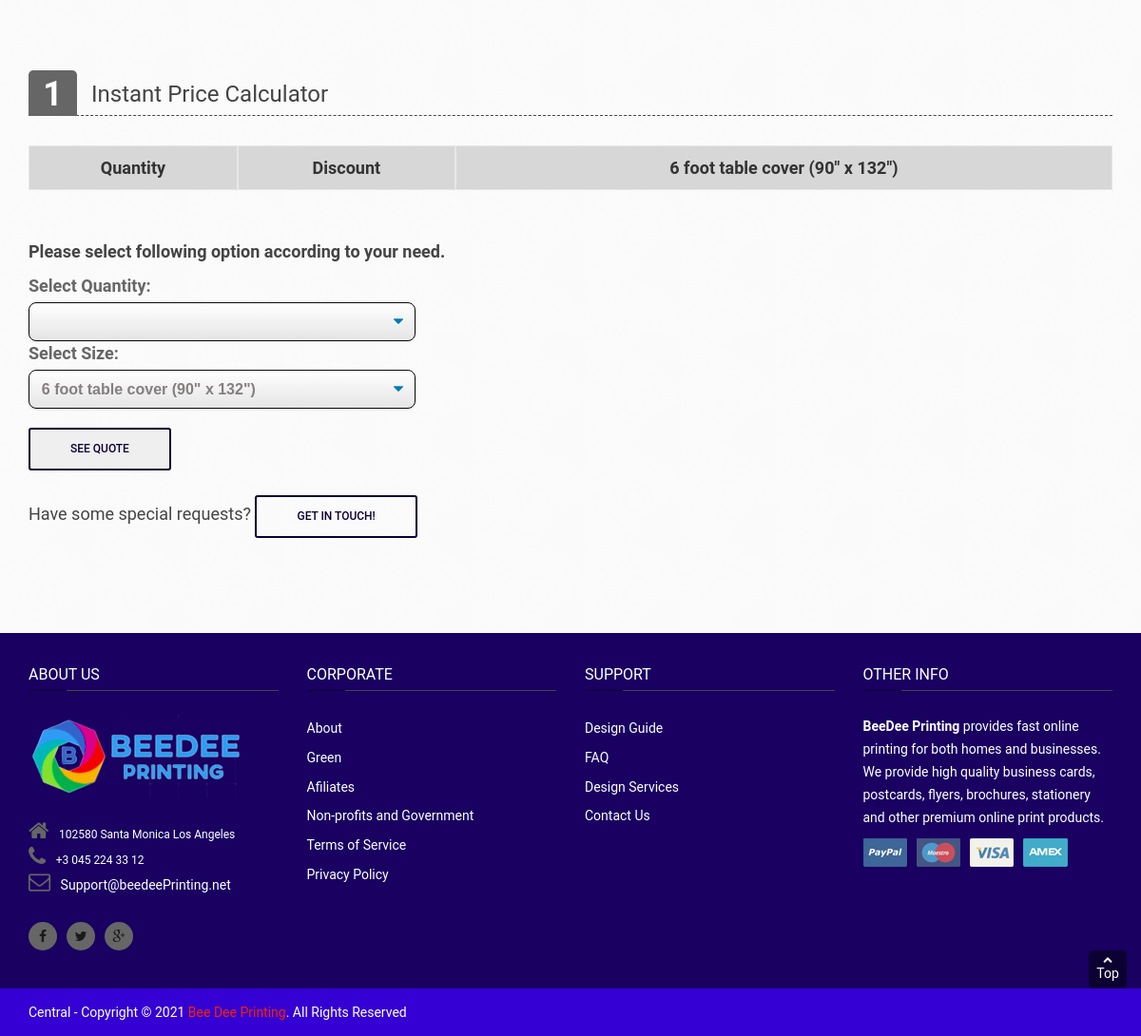
The page /large-format/table-cover-detail (lower part) on the database as committed earlier.
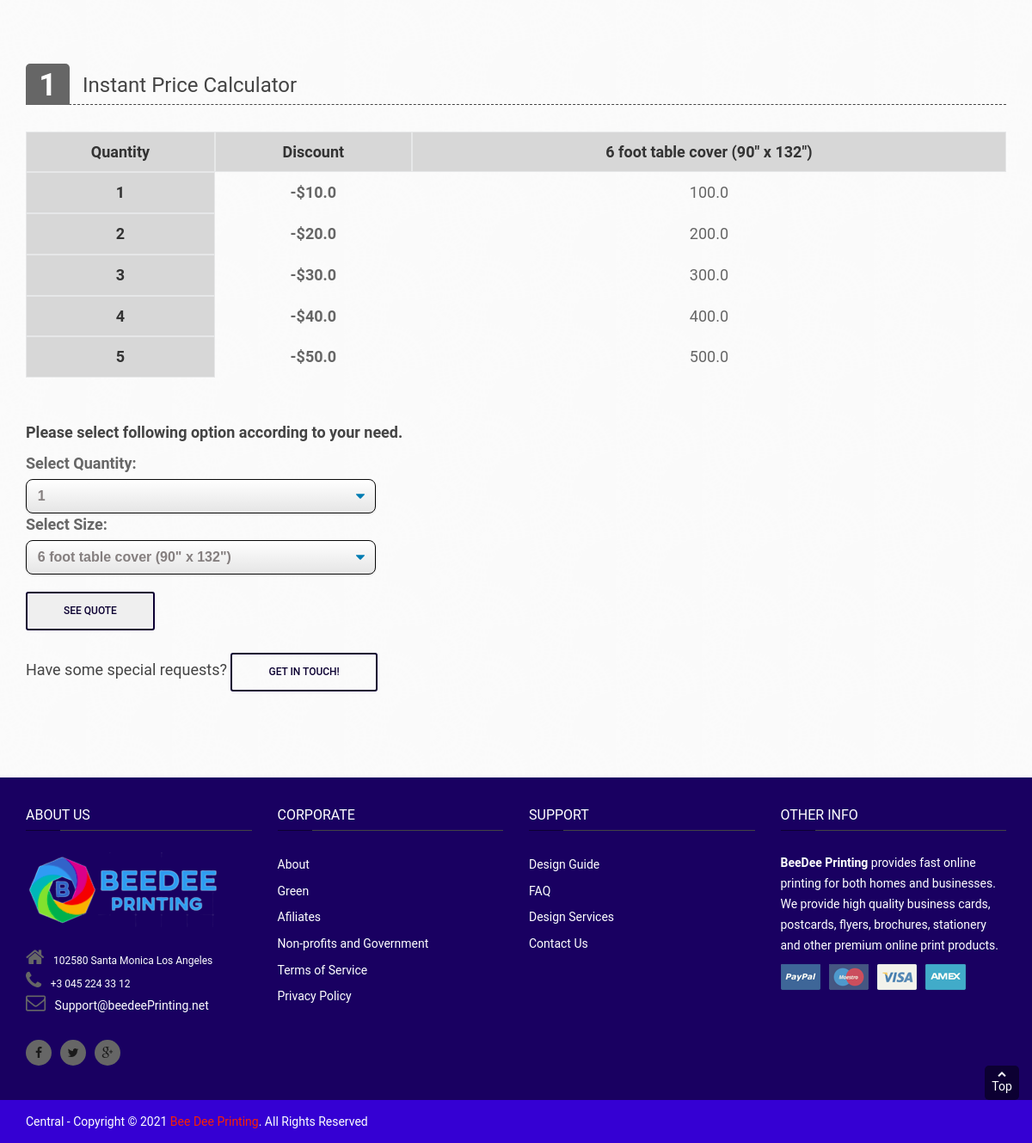
The same page on the database as committed later.
### Large_Format_Printing/models.py (models this page shows, shortened)
class TableCovers(models.Model):
    Quantity = models.PositiveIntegerField(default=0, blank=False, editable=True)
    Ninety_By_One_Three_Two = models.FloatField(default=0, blank=False, editable=True, validators=[MinValueValidator(0.0)], verbose_name = '6 foot table cover (90" x 132")')
    Discount = models.FloatField(default=0, blank=False, editable=True, validators=[MinValueValidator(0.0)], verbose_name = 'Discount')
    class Meta:
        verbose_name = "4 - Table Cover"

### Large_Format_Printing/views.py (the view)
# urls.py: path('table-cover-detail', Table_covers_detail, name= 'table-cover-detail'),
def Table_covers_detail(request):
    product = lf_products.objects.get(id=8)
    table = TableCovers.objects.all()
    b_object = b_products.objects.all()
    bc_object = bc_products.objects.all()
    bs_object = bs_products.objects.all()
    lf_object = lf_products.objects.all()
    mp_object = mp_products.objects.all()
    urls_bc_aside = ["/business-cards/business-card-detail" , "/business-cards/edge-painted-detail", "/business-cards/foil-business-card-detail","/business-cards/raised-spot-uv-business-card-detail", "/business-cards/pantone-business-cards-detail", "/business-cards/plastic-business-cards-detail", "/business-cards/raised-ink-business-cards-detail"]
    urls_bs_aside =  ["/business-stationary/envelopes-detail", "/business-stationary/letterhead-detail", "/business-stationary/notepad-detail"]
    urls_lf_aside = ["floor-stickers-detail", "foamcore-poster-detail", "poster-printing-detail", "retractable-banners-detail", "table-cover-detail"]
    urls_mp_aside = ["/marketing-products/calenders-detail", "/marketing-products/brouchers-flyers-detail" , "/marketing-products/postcards-detail", "/marketing-products/hangtags-detail", "/marketing-products/labels-and-stickers-detail" , "/marketing-products/ncr-forms-detail" , "/marketing-products/presentation-folder-detail", "custom-holiday-cards-detail"]
    b_urls = ["/boxes/pillow-boxes-detail", "/boxes/gable-boxes-detail" ,"/boxes/window-boxes-detail", "/boxes/mailer-boxes-detail" , "/boxes/kraft-boxes-detail", "/boxes/cosmetics-boxes-detail" ,"/boxes/sleeve-boxes-detail", "/boxes/display-boxes-detail", "/boxes/beverage-boxes-detail", "/boxes/candle-boxes-detail", "/boxes/auto-parts-boxes-detail", "/boxes/pizza-boxes-detail"]
    b_aside = zip(b_urls,b_object)
    mp_aside = zip(urls_mp_aside, mp_object)
    lf_aside = zip(urls_lf_aside, lf_object)
    bs_aside = zip(urls_bs_aside, bs_object)
    bc_aside = zip(urls_bc_aside,bc_object)
    menu = TableCovers.objects.all()
    menu1 = Extra_features.objects.all()
    if request.POST:
        var = request.POST
        quantity = var['quantity']
        size = var['size']
        size_quantity_query = TableCovers.objects.filter(Quantity=quantity).values(size)
        discount_query = TableCovers.objects.filter(Quantity=quantity).values('Discount')
        for p in size_quantity_query:
            size_quantity_price = p[size]
        for y in discount_query:
            price_discount = y['Discount']
        total_price = size_quantity_price - price_discount
        extra_f_dict = {"Size": size,
                       }
        request.session['invoice'] = total_price
        request.session['label'] = product.Label
        request.session['discount'] = price_discount
        request.session['id'] = 8
        request.session['cat'] = 'lf_products'
        request.session['extra_f'] = extra_f_dict
        request.session['quantity'] = quantity
        print('Form Submitted')
    else:
        total_price = 0
        request.session['invoice'] = 0
        request.session['label'] = ' '
        request.session['discount'] = 0
        request.session['id'] = 0
        request.session['quantity'] = 0
        request.session['cat'] = 'lf_products'
        print('Form not submitted')
    context = {
        'total_price' : total_price,
        "menu": menu,
        "menu1": menu1,
        "table" : table,
        "bc_product" : bc_object,
        "bs_product" : bs_object,
        "lf_product" : lf_object,
        "mp_product" : mp_object,
        "label" : product.Label,
        "Description": product.Description,
        "image1" : product.image1,
        "image2" : product.image2,
        "image3" : product.image3,
        "bc_aside"   : bc_aside,
        "bs_aside" : bs_aside,
        "lf_aside": lf_aside,
        "b_aside": b_aside,
        "mp_aside": mp_aside,
    }
    if request.POST:
        return redirect('checkout')
    return render( request,"Large_Format_Printing/table_covers.html", context )

### Large_Format_Printing/templates/Large_Format_Printing/table_covers.html (shortened to what this page needs)
{% extends 'base.html' %}
{% load static %}
{% block content %}
<main class="main" id="product-detail">
    <section class="add-to-cart-w">
        <div class="container">
            <div class="row">
                <div class="col-md-12 col-sm-12 product-options">
                    <div class="atc-header">
                        <span class="number">1</span>
                        <h3>Instant Price Calculator</h3>
                    </div>
                    <div class="row">
                        <div class="option-grib-w col-md-12">
                            <div class="scroll-pane horizontal-only">
                                <table>
                                    <tr class="strikeout">
                                        <th>Quantity</th>
                                        <th>Discount</th>
                                        <th rowspan="1"> 6 foot table cover (90" x 132")</th>
                                    </tr>
                                    {% for table in table %}
                                    <tr>
                                        <th>{{ table.Quantity }} </th>
                                        <td>
                                            {% if table.Discount %}
                                            <strong> -${{ table.Discount }} </strong>
                                            {% else %}
                                            ${{ table.Discount }}
                                           {% endif %}
                                        </td>
                                        <td>
                                            {{ table.Ninety_By_One_Three_Two }}
                                        </td>
                                    </tr>
                                    {% endfor %}
                                </table>
                            </div>
                        </div>
                    </div>
                    <br>
                    <br>
                    <form method="POST" id="product-detail-form">
                        <p><strong>Please select following option according to your need.</strong></p>
                        <div class="options-list-w">
                            <div class="row">
                                <div class="block-options col-md-4 col-sm-5">
                                    <div class="options-col">
                                        <label for="cars">Select Quantity:</label>
                                        <select class="select-css" name="quantity">
                                            {% for menu in menu %}
                                            <option value="{{ menu.Quantity }}">{{ menu.Quantity }}</option>
                                            {% endfor %}
                                        </select>
                                    </div>
                                </div>
                            </div>
                            <div class="row">
                                <div class="block-options col-md-4 col-sm-5">
                                    <div class="options-col">
                                        <label for="cars">Select Size:</label>
                                        <select class="select-css" name="size">
                                            <option value="Ninety_By_One_Three_Two"> 6 foot table cover (90" x 132") </option>
                                        </select>
                                    </div>
                                </div>
                            </div>
                        </div>
                        <input class="btn-readmore" type="submit" value="See Quote" >
                    </form>
                    <br>
                    <p style="padding-right:30px;"> Have some special requests?
                        <a href="{% url 'contact-us' %}" class="btn-readmore">Get in touch!</a>
                    </p>
                </div>
            </div>
        </div>
    </section>
</main>
{% endblock content %}

Rows that differ between the two databases and show on the page:
added TableCovers: Quantity "1", Discount "10.0", Ninety_By_One_Three_Two "100.0"
added TableCovers: Quantity "2", Discount "20.0", Ninety_By_One_Three_Two "200.0"
added TableCovers: Quantity "3", Discount "30.0", Ninety_By_One_Three_Two "300.0"
added TableCovers: Quantity "4", Discount "40.0", Ninety_By_One_Three_Two "400.0"
added TableCovers: Quantity "5", Discount "50.0", Ninety_By_One_Three_Two "500.0"
Other text that changed with them:
form field quantity: (not shown) → "1"
